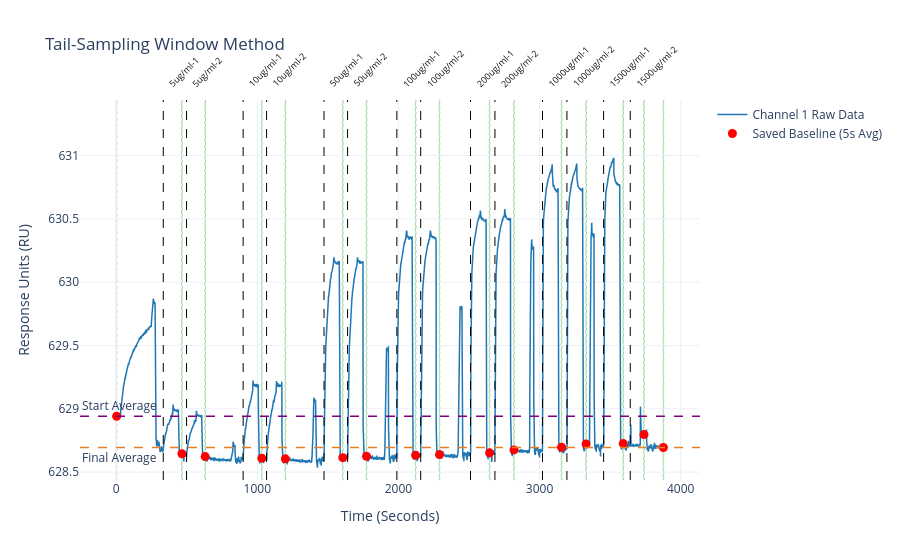
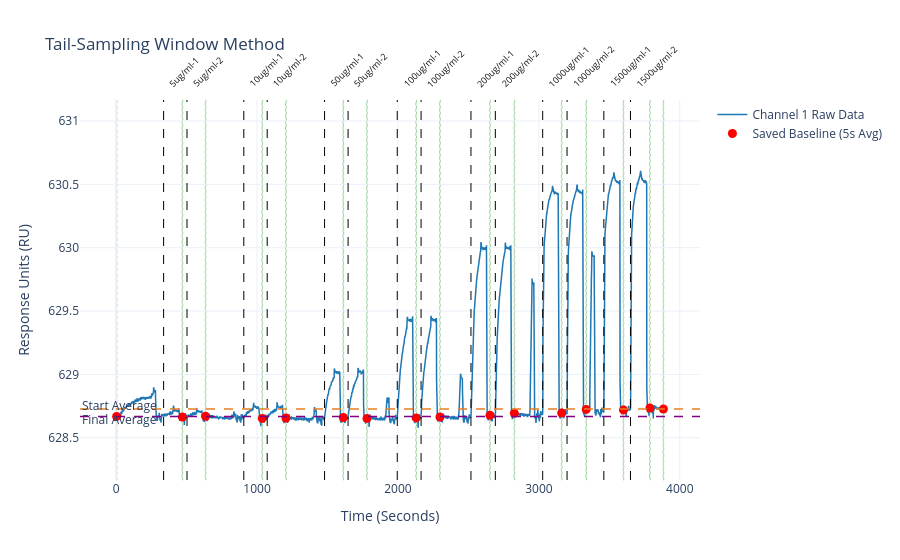
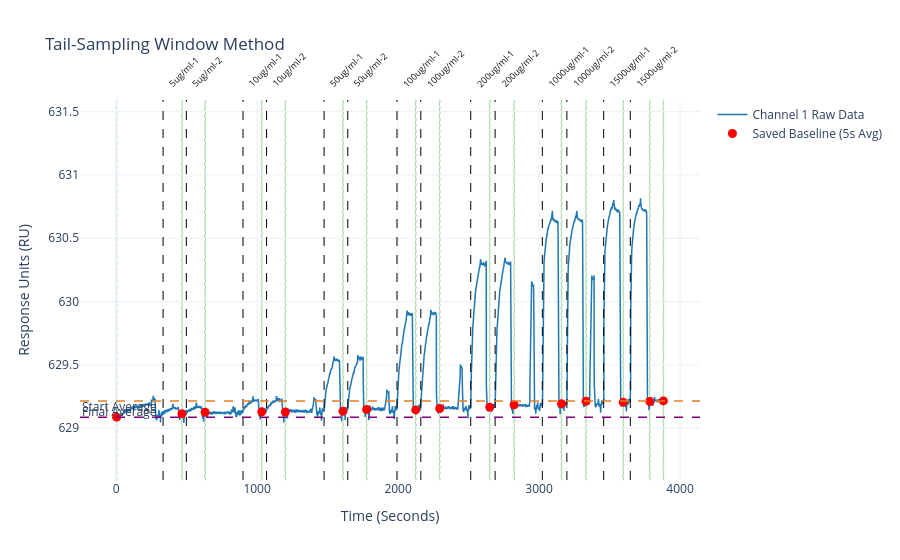
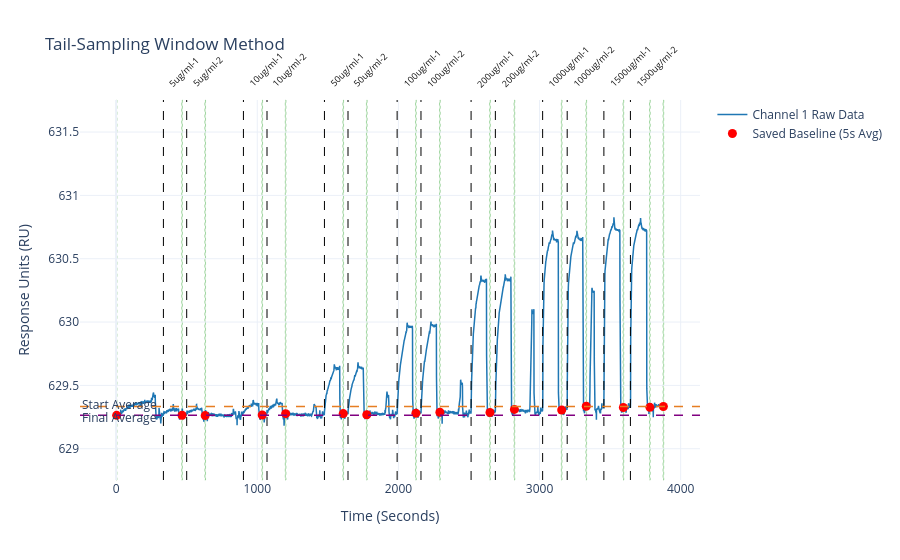

The notebook cell saved with these charts, in order:
### Markdown cell above
#### $\color{lime}{\text{No Peaks}}$

### Code cell
for folder in files.keys():
    
    previous_file = ''

    for file in list(files[folder].keys()):

        if 'sensorgram' in file:

            file_data = files[folder][file]

            previous_file_data = files[folder][previous_file]

            file_name = file.split('_')[1] + '_baseline_flags'
            baseline_flags = files[folder][file_name]

            baseline_flags['mid_time'] = (baseline_flags['Window_Start'] + baseline_flags['Window_End']) / 2
                    
            fig = go.Figure()
    
            # Plot Channel 1 raw sensor data
            fig.add_trace(go.Scatter(x=file_data['time'], y=file_data['channel1'], mode='lines', name='Channel 1 Raw Data', line=dict(color='#1f77b4', width=1.5)))
    
            # Draw the background experimental injection flags (Vertical Red Dashed Lines)
            for _, flag_row in previous_file_data.iterrows():
                fig.add_vline(
                    x=flag_row['time'], 
                    line_width=1, 
                    line_dash="dash", 
                    line_color="black", 
                    opacity=1
                )
    
                # Place an independent, angled annotation right above the data field
                fig.add_annotation(
                    x=flag_row['time'],
                    y=1.02,
                    yref='paper',
                    text=str(flag_row['conc']),
                    showarrow=False,
                    textangle=-45,
                    xanchor='left',
                    yanchor='bottom',
                    font=dict(size=9, color="#0f0f0f")
                )
    
            # Plot the 5s window center averages as red markers
            fig.add_trace(go.Scatter(
                x=baseline_flags['mid_time'], y=baseline_flags['ch1_avg'],
                mode='markers', name='Saved Baseline (5s Avg)',
                marker=dict(color='red', symbol='circle', size=9),
                hoverinfo='text',
                text=[
                    f"Type: {r['information']}<br>"
                    f"Range: {r['Window_Start']:.1f}s to {r['Window_End']:.1f}s<br>"
                    f"CH1 Avg: {r['ch1_avg']:.2f} RU<br>"
                    f"CH2 Avg: {r['ch2_avg']:.2f} RU" 
                    for _, r in baseline_flags.iterrows()
                ]
            ))
            
            # Draw the shaded green bounding boxes using the saved start/end timestamps
            for _, r in baseline_flags.iterrows():
                fig.add_vrect(
                    x0=r['Window_Start'], x1=r['Window_End'],
                    fillcolor="rgba(44, 160, 44, 0.12)",
                    layer="below", 
                    line_width=1, 
                    line_color="rgba(44, 160, 44, 0.4)",
                    line_dash="dot"
                )
            
            # Horizontal purple target reference line keyed off the initial baseline level
            start_avg_ru = baseline_flags.iloc[0]['ch1_avg']
            fig.add_hline(
                y=start_avg_ru, 
                line_width=1.5, 
                line_dash="dash", 
                line_color="purple",
                annotation_text="Start Average",
                annotation_position="top left"
            )
    
            final_avg_ru = baseline_flags.iloc[-1]['ch1_avg']
            fig.add_hline(
                y=final_avg_ru, 
                line_width=1.5, 
                line_dash="dash", 
                line_color="#e67e22",
                annotation_text="Final Average",
                annotation_position="bottom left"
            )
    
            fig.update_layout(
                title=f'Tail-Sampling Window Method',
                xaxis_title='Time (Seconds)',
                yaxis_title='Response Units (RU)',
                yaxis=dict(range=[file_data['channel1'][0] - 0.5, file_data['channel1'][0] + 2.5]),
                template='plotly_white',
                hovermode='closest'
            )
    
            fig.show()

        previous_file = file
